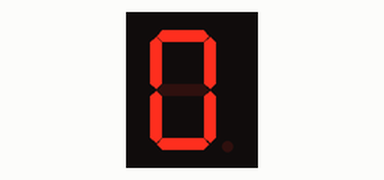
This sketch was run on a simulated Arduino Uno, built with avr-gcc and run on an emulated ATmega328P. Parts: 1-digit seven-segment display. Wiring (inferred from the names in the program): 1-digit 7-segment display, segments lit when HIGH: segments pin 2, pin 3, pin 4, pin 5, pin 6, pin 7, pin 8. The segment pins are drawn as the display they are named for.

Above: at 0.1 s.
At 0.5 s:
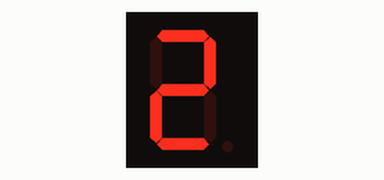
At 1.1 s:
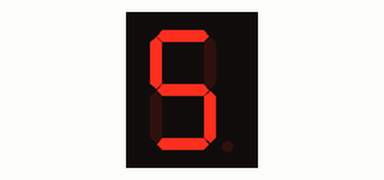
At 2.1 s:
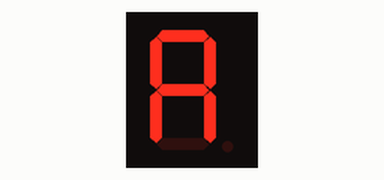
At 2.5 s:
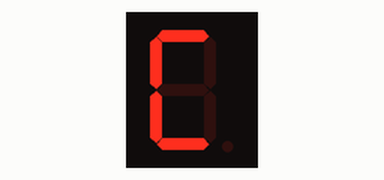
At 2.9 s:
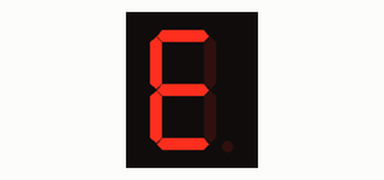

Measured:
- by itself, everything shown: repeats every 3.0 s, in 15 steps

The sketch:

main.ino
```cpp
#include "SevenSeg.h"

SevenSeg Display;

void setup() {
  SevenSeg_Init(&Display);

}

void loop() {

 for(int i=0; i<15; i++){
  SevenSeg_SetNumber(&Display, i);
  SevenSeg_Display(Display);
  delay(200);
 }

}
```

SevenSeg.cpp
```cpp
#define PIN_A 2
#define PIN_B 3
#define PIN_C 4
#define PIN_D 5
#define PIN_E 6
#define PIN_F 7
#define PIN_G 8

#include "SevenSeg.h"


void SevenSeg_Init(SevenSeg* newDisplay) {
  pinMode(PIN_A, OUTPUT);
  pinMode(PIN_B, OUTPUT);
  pinMode(PIN_C, OUTPUT);
  pinMode(PIN_D, OUTPUT);
  pinMode(PIN_E, OUTPUT);
  pinMode(PIN_F, OUTPUT);
  pinMode(PIN_G, OUTPUT);

  newDisplay->a = false;
  newDisplay->b = false;
  newDisplay->c = false;
  newDisplay->d = false;
  newDisplay->e = false;
  newDisplay->f = false;
  newDisplay->g = false;
}

void SevenSeg_Segments(SevenSeg* newDisplay, bool a, bool b, bool c, bool d, bool e, bool f, bool g) {
  newDisplay->a = a;
  newDisplay->b = b;
  newDisplay->c = c;
  newDisplay->d = d;
  newDisplay->e = e;
  newDisplay->f = f;
  newDisplay->g = g;
}

void SevenSeg_SetNumber(SevenSeg *newDisplay, int num) {
  switch (num) {
    case 0:
      SevenSeg_Segments(newDisplay, 1, 1, 1, 1, 1, 1, 0);
      break;
    case 1:
      SevenSeg_Segments(newDisplay, 0, 1, 1, 0, 0, 0, 0);
      break;
    case 2:
      SevenSeg_Segments(newDisplay, 1, 1, 0, 1, 1, 0, 1);
      break;
    case 3:
      SevenSeg_Segments(newDisplay, 1, 1, 1, 1, 0, 0, 1);
      break;
    case 4:
      SevenSeg_Segments(newDisplay, 0, 1, 1, 0, 0, 1, 1);
      break;
    case 5:
      SevenSeg_Segments(newDisplay, 1, 0, 1, 1, 0, 1, 1);
      break;
    case 6:
      SevenSeg_Segments(newDisplay, 1, 0, 1, 1, 1, 1, 1);
      break;
    case 7:
      SevenSeg_Segments(newDisplay, 1, 1, 1, 0, 0, 0, 0);
      break;
    case 8:
      SevenSeg_Segments(newDisplay, 1, 1, 1, 1, 1, 1, 1);
      break;
    case 9:
      SevenSeg_Segments(newDisplay, 1, 1, 1, 1, 0, 1, 1);
      break;
    case 10:
      SevenSeg_Segments(newDisplay, 1, 1, 1, 0, 1, 1, 1);
      break;
    case 11:
      SevenSeg_Segments(newDisplay, 0, 0, 1, 1, 1, 1, 1);
      break;
    case 12:
      SevenSeg_Segments(newDisplay, 1, 0, 0, 1, 1, 1, 0);
      break;
    case 13:
      SevenSeg_Segments(newDisplay, 1, 1, 1, 1, 1, 1, 0);
      break;
    case 14:
      SevenSeg_Segments(newDisplay, 1, 0, 0, 1, 1, 1, 1);
      break;
    case 15:
      SevenSeg_Segments(newDisplay, 1, 0, 0, 0, 1, 1, 1);
      break;

    default:
      num = 0;
  }

}

void SevenSeg_Display(SevenSeg newDisplay) {
  if(newDisplay.a)  digitalWrite(PIN_A, HIGH);
  else  digitalWrite(PIN_A, LOW);

  if (newDisplay.b) digitalWrite(PIN_B, HIGH);
  else  digitalWrite(PIN_B, LOW);


  if (newDisplay.c){
    digitalWrite(PIN_C, HIGH);
  }
  else{
    digitalWrite(PIN_C, LOW);
  }

  if (newDisplay.d){
    digitalWrite(PIN_D, HIGH);
  }
  else{
    digitalWrite(PIN_D, LOW);
  }


  if (newDisplay.e){
    digitalWrite(PIN_E, HIGH);
  }
  else{
    digitalWrite(PIN_E, LOW);
  }


  if (newDisplay.f){
    digitalWrite(PIN_F, HIGH);
  }
  else{
    digitalWrite(PIN_F, LOW);
  }


  if (newDisplay.g){
    digitalWrite(PIN_G, HIGH);
  }
  else{
    digitalWrite(PIN_G, LOW);
  }

}

void SevenSeg_Clean(SevenSeg* newDisplay) {
  digitalWrite(PIN_A, LOW);
  digitalWrite(PIN_B, LOW);
  digitalWrite(PIN_C, LOW);
  digitalWrite(PIN_D, LOW);
  digitalWrite(PIN_E, LOW);
  digitalWrite(PIN_F, LOW);
  digitalWrite(PIN_G, LOW);

  newDisplay->a = false;
  newDisplay->b = false;
  newDisplay->c = false;
  newDisplay->d = false;
  newDisplay->e = false;
  newDisplay->f = false;
  newDisplay->g = false;

}
```

SevenSeg.h
```cpp
#include <Arduino.h>

typedef struct SevenSeg{
	bool a,b,c,d,e,f,g,h;
} SevenSeg;


void SevenSeg_Init(SevenSeg* newDisplay);
void SevenSeg_SetSegments(SevenSeg *newDisplay, bool a, bool b, bool c, bool d, bool e, bool f, bool g );
void SevenSeg_SetNumber(SevenSeg *newDisplay, int num);
void SevenSeg_Display(SevenSeg newDisplay);
void SevenSeg_Clean(SevenSeg* newDisplay);
```
